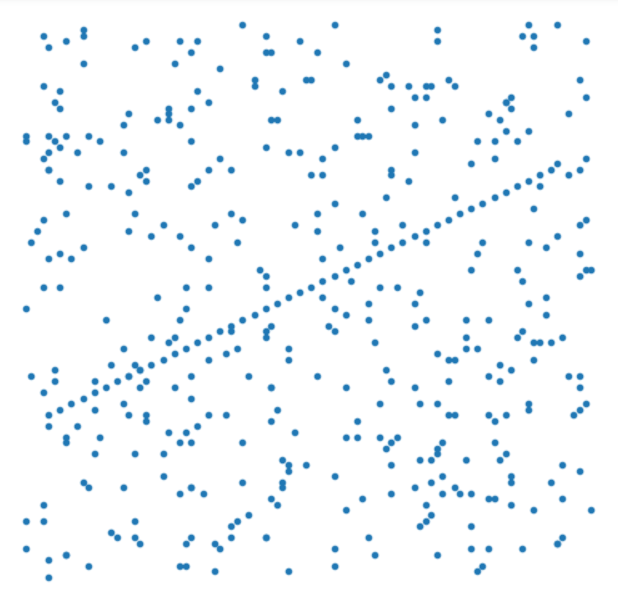
#> input picture 57558256-line-detection-in-2d-cloud/1.png, 1235 x 1206 px (shown at 1/2 size)
$ python line_detection_2D_cloud.py
#> lines starting #> are read from the running program, lines starting #| are printed output that depends on the picture; after the words box and inside, x2 and y2 are one past the last pixel; in counts of white or black regions, pixels touching at a corner belong together
import cv2
import numpy as np

image = cv2.imread('1.png')
#> image is the input picture: shape (1206, 1235, 3); mean B, G, R 251.6, 248.9, 245
gray = cv2.cvtColor(image, cv2.COLOR_BGR2GRAY)
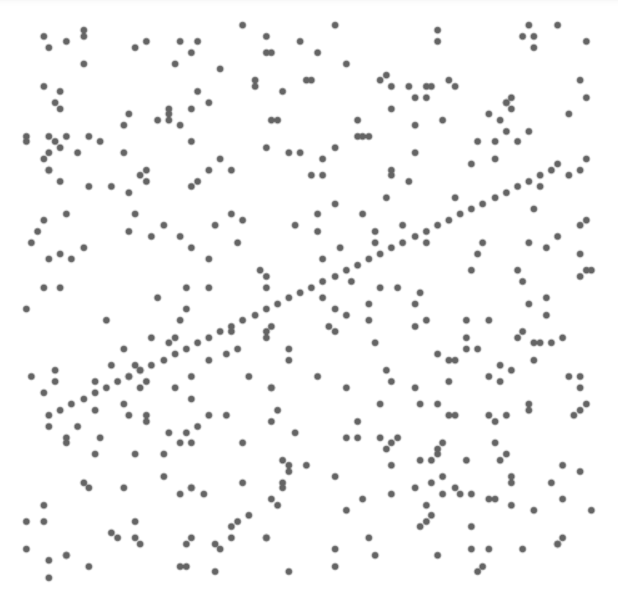
#> gray: shape (1206, 1235) (shown at 1/2 size); min 100, max 255, mean 248.1
thresh = cv2.threshold(gray, 0, 255,cv2.THRESH_BINARY_INV + cv2.THRESH_OTSU)[1]
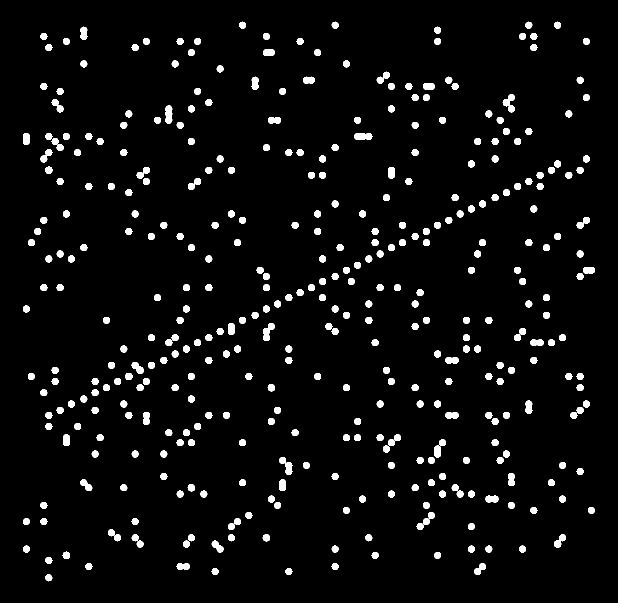
#> thresh: shape (1206, 1235) (shown at 1/2 size); 4.5% white; 396 white regions, largest, box (x1, y1, x2, y2) and area: (1005, 189, 1030, 225) 478, (526, 646, 550, 682) 466, (708, 266, 745, 280) 439

kernel = cv2.getStructuringElement(cv2.MORPH_ELLIPSE, (9,9))
close = cv2.morphologyEx(thresh, cv2.MORPH_CLOSE, kernel, iterations=3)
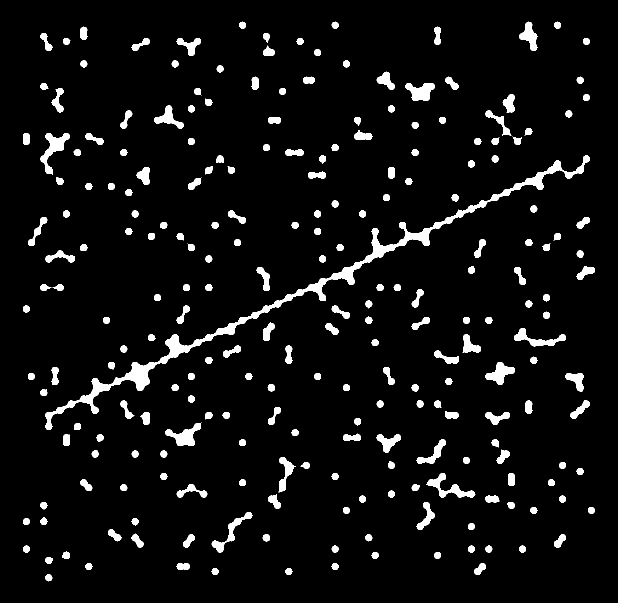
#> close: shape (1206, 1235) (shown at 1/2 size); 5.7% white; 236 white regions, largest, box (x1, y1, x2, y2) and area: (91, 311, 1180, 860) 17051, (81, 266, 140, 349) 1665, (331, 845, 403, 892) 1448

minLineLength = 550
maxLineGap = 70
lines = cv2.HoughLinesP(close,1,np.pi/180,100,minLineLength,maxLineGap)
#> lines = [[151, 805, 814, 482], [729, 520, 970, 402], [319, 722, 979, 400], [227, 764, 307, 725], [980, 400, 1090, 344], [1023, 380, 1121, 330], [225, 767, 308, 728], [91, 832, 183, 789]]
for line in lines:
    for x1,y1,x2,y2 in line:
        cv2.line(image,(x1,y1),(x2,y2),(36,255,12),3)
#> this loop made 8 passes
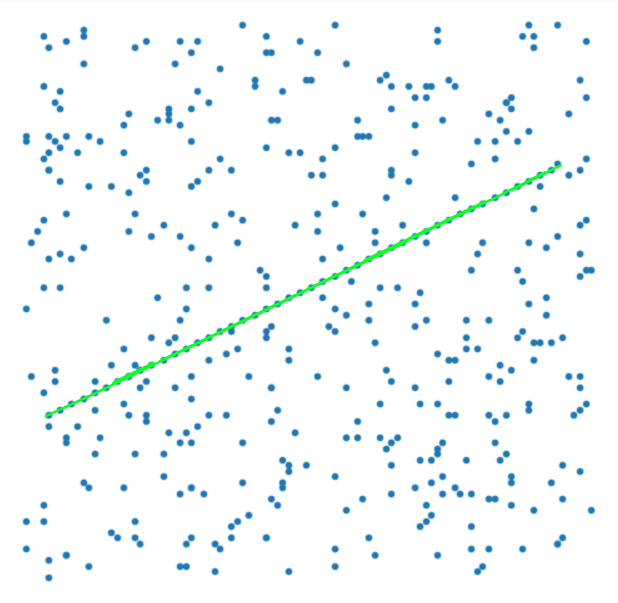
#> image: shape (1206, 1235, 3) (shown at 1/2 size); 0.5% of pixels changed, all inside (x1, y1, x2, y2) = (89, 328, 1124, 835)

cv2.imshow('thresh', thresh)
cv2.imshow('close', close)
cv2.imshow('image', image)
cv2.waitKey()
